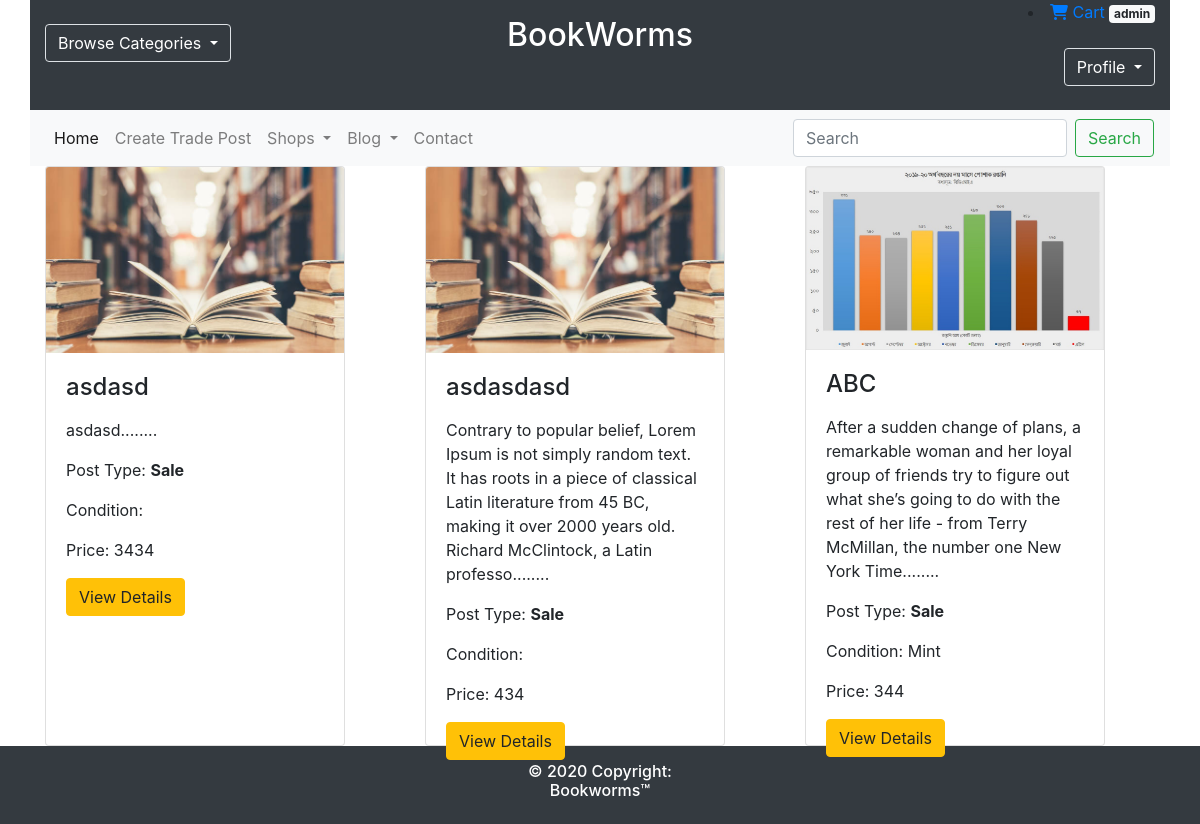
/my_posts/ (signed in), run on the app's committed database.
### posts/models.py (models this page shows, shortened)
class Post(models.Model):
    author=models.ForeignKey(User,on_delete=models.CASCADE,default="",related_name='post_author')
    title= models.CharField(max_length=240)
    post_type=(
    ('Sale',"Sale"),
    ('Rent',"Rent"),
    ('Exchange',"Exchange"),
    )
    type= models.CharField(max_length=200,choices=post_type)
    description = models.CharField(blank=True,null=True,max_length=400)
    price= models.IntegerField(blank=True,null=True)
    summary= models.TextField(blank=True,null=True)
    address= models.CharField(blank=True,null=True,max_length=400)
    condition=models.CharField(blank=True,null=True,max_length=200)
    period= models.IntegerField(blank=True,null=True)
    interest=models.CharField(blank=True,null=True,max_length=200)
    published_date = models.DateTimeField(auto_now_add=True)
    update_date=models.DateTimeField(auto_now=True)
    post_image=models.ImageField(upload_to='post_images',null=True,blank=True)

### posts/views.py (the view)
# urls.py: path("my_posts/",views.MyPosts,name="my_posts"),
def MyPosts(response):
    return render(response,"posts/user_posts.html")

### posts/templatetags/custom_filters.py (called while the page is built)
def range_filter(value):
    return value[0:200]+"........"

### templates/posts/user_posts.html (shortened to what this page needs)
{% extends 'base.html' %}
{% load custom_filters %}
{% block content %}
<div class="container">
  <div class="row">
    {% for post in user.post_author.all %}
    <div class="col-sm-4">
      <div class="card" style="width: 300px;height:580px";>
        {% if post.post_image %}
        <img src="/media/{{post.post_image}}" width="auto" height="200px" alt="Card image cap">
        {%else%}
        <img src="/static/images/mbook.jpg" class="card-img-top">
        {%endif%}
        <div class="card-body">
          <h4 class="card-title">{{post.title}}</h4>
          <p class="card-text">{{post.description|range_filter|linebreaks}}</p>
          <p class="card-text">Post Type: <b>{{post.type}}</b></p>
          {% if post.type == "Sale" %}
          <p class="card-text">Condition: {{post.condition}}</p>
          <p class="card-text">Price: {{post.price}} </p>
          {% elif post.type == "Rent" %}
          <p class="card-text">Rent Period: {{post.period}} days</p>
          {% elif post.type == "Exchange" %}
          <p class="card-text">Interested In: {{post.interest}}</p>
          {% endif %}
        <a href="/post/{{post.id}}"> <button type="button" class="btn btn-warning"name="button">View Details</button></a>
        </div>
      </div>
    </div>
    {% endfor %}
  </div>
</div>
{% endblock %}

### templates/base.html (shortened to what this page needs)
<!DOCTYPE html>
<html lang="en">
<head>
    <link rel="stylesheet" href="https://stackpath.bootstrapcdn.com/bootstrap/4.4.1/css/bootstrap.min.css"
>
    {% load cart_tag %}
    {% load static %}
    <link rel="stylesheet" href="{% static '/css/style.css' %}">
    <link rel="stylesheet" href="https://cdnjs.cloudflare.com/ajax/libs/font-awesome/4.7.0/css/font-awesome.min.css">
</head>
<body>
    <header>
      <div class="container">
          <div class="row bg-dark">
            <div class="col-md-4 col-sm-12 col-12">
              <div class="btn-group">
                <button
                  class="btn border dropdown-toggle my-md-4 my-2"
                  data-toggle="dropdown"
                  aria-haspopup="true"
                  aria-expanded="false"
                  style="color:white">Browse Categories
                </button>
              </div>
            </div>
          <div class="col-md-4 col-12 text-center">
              <h2 class="my-md-3 site-title" style="color:white">BookWorms</h2>
          </div>
        {% if user.is_authenticated %}
          <div class="col-md-4 col-sm-12 col-12 text-right">
            <li class="nav-item ">
              <a href="{% url 'App_Order:cart' %}" >
              <i class="fa fa-shopping-cart "></i> Cart
              <span class="badge badge-light">{{ request.user | cart_total }}</span>
          </a>
        </li>
            <div class="btn-group">
              <button
                class="btn border dropdown-toggle my-md-4 my-2"
                data-toggle="dropdown"
                aria-haspopup="true"
                aria-expanded="false"
                style="color:white">Profile
              </button>
            </div>
          </div>
          {%else %}
          <div class="col-md-4 col-12 text-right">
                <p class="my-md-4 header-links">
              <a href="/login" class="px-2" style="color:white">Sign In</a>
              <a href="/register" class="px-1" style="color:white">Create an Account</a>
              {%endif%}
          </div>
        </div>
      <div class="container bg-light p-0">
        <nav class="navbar navbar-expand-lg navbar-light bg-light">
  <div class="collapse navbar-collapse" id="navbarSupportedContent">
    <ul class="navbar-nav mr-auto">
      <li class="nav-item active">
        <a class="nav-link" href="/">Home <span class="sr-only" >(current)</span></a>
      </li>
      <li class="nav-item">
        <a class="nav-link" href="/createpost">Create Trade Post</a>
      </li>
      <li class="nav-item dropdown">
        <a class="nav-link dropdown-toggle" href="#" id="navbarDropdown" role="button" data-toggle="dropdown" aria-haspopup="true" aria-expanded="false">
          Shops
        </a>
      </li>
      <li class="nav-item dropdown">
        <a class="nav-link dropdown-toggle" href="#" id="navbarDropdown" role="button" data-toggle="dropdown" aria-haspopup="true" aria-expanded="false">
          Blog
        </a>
      </li>
      <li class="nav-item">
        <a class="nav-link" href="/contact">Contact</a>
      </li>
    </ul>
    <form class="form-inline my-2 my-lg-0">
      <input class="form-control mr-sm-2" type="search" placeholder="Search" aria-label="Search">
      <button class="btn btn-outline-success my-2 my-sm-0" type="submit">Search</button>
    </form>
  </div>
</nav>
      </div>
    </header>
{% block content %}
{% endblock %}
</body>
<footer class="bg-dark">
    <div class="footer-copyright text-center py-3 text-white">
        <h6> © 2020 Copyright: <br> Bookworms™</h6>
    </div>
</footer>
</html>

### static/css/style.css (style rules this page uses)
footer { width:100%; bottom: 0px; text-align: center; }
body { height: 100%; }
:root { --light-gray: #2b3032a1; --primary-color:#45ccb8; --border:#2b303218; --text-color:#ff686b; }

### data on the page
Post: title "asdasd", description|range_filter "asdasd........", type "Sale", price "3434"
Post: title "asdasdasd", description|range_filter "Contrary to popular belief, Lorem Ipsum is not simply random text. It has roots in a piece of classical Latin literature from 45 BC, making it over 2000 years old. Richard McClintock, a Latin professo........", type "Sale", price "434"
Post: post_image (picture), title "ABC", description|range_filter "After a sudden change of plans, a remarkable woman and her loyal group of friends try to figure out what she’s going to do with the rest of her life - from Terry McMillan, the number one New York Time........", type "Sale", condition "Mint", price "344"

### other printed values
{{ request.user | cart_total }} "admin"
